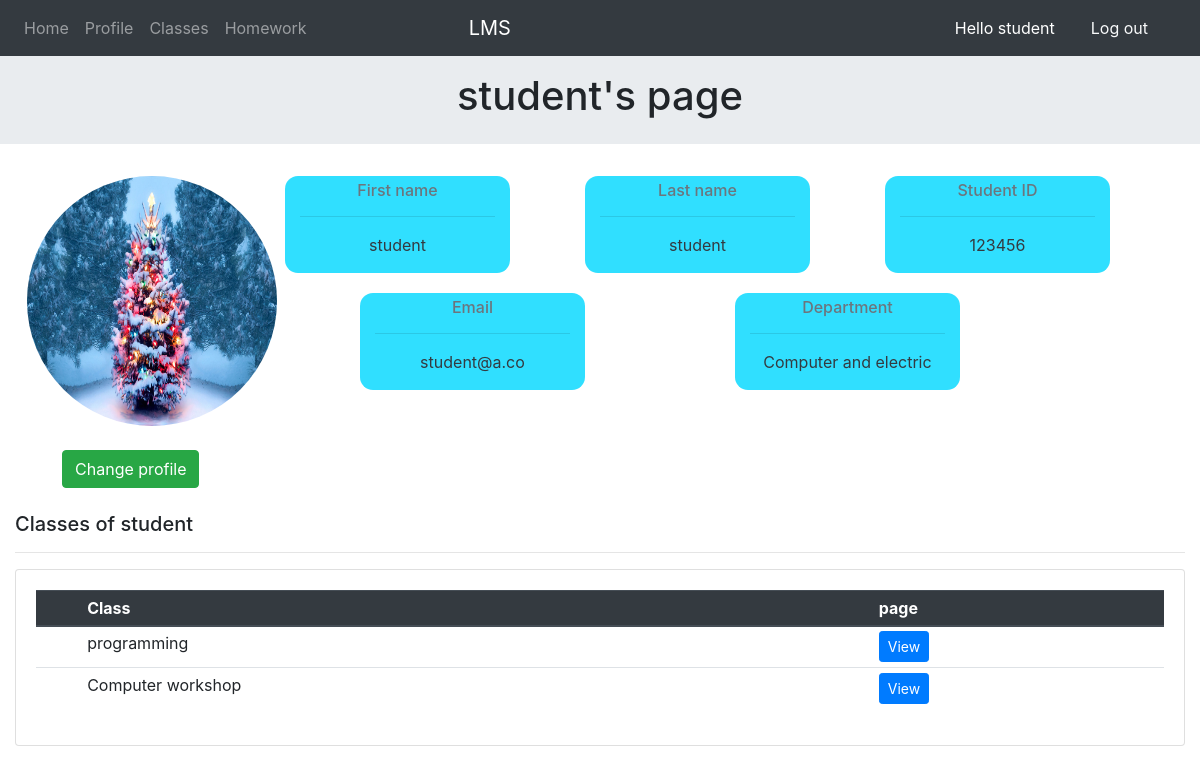
/ (signed in), run on the app's committed database.
### accounts/models.py (models this page shows, shortened)
class Student(models.Model):
    fname = models.CharField(max_length=100, null=True, default=' ')
    lname = models.CharField(max_length=100, null=True, default=' ')
    user = models.OneToOneField(User,null=True,on_delete=models.CASCADE)
    email = models.EmailField(null=True)
    image = models.ImageField(null=True,upload_to=get_path,default='profile.png')
    student_id = models.CharField(max_length=15, null=True, default=' ')
    department = models.ForeignKey(Department, null=True, on_delete=models.SET_NULL)
    classes = models.ManyToManyField(Class)
    def get_classes(self):
        class_list = self.classes.all()
        return class_list

class Department(models.Model):
    name = models.CharField(max_length=100, null=True, default=' ')
    def __str__(self):
        return self.name

class Class(models.Model):
    name = models.CharField(max_length=100, null=True, default=' ')
    major = models.ForeignKey(Major, null=True, on_delete=models.CASCADE)
    def __str__(self):
        return self.name

### accounts/views.py (the view)
# urls.py: path('',views.home, name='home'),
@login_required
def home(request):
    student = request.user.student
    classes = student.get_classes()
    context = {'student': student, 'classes': classes}
    return render(request,'accounts/student.html',context)

### accounts/templates/accounts/student.html (shortened to what this page needs)
{% extends 'accounts/template.html' %}
{% load static %}
{% block content %}
<div class="jumbotron jumbotron-fluid p-3">
    <h1 align="center">{{ request.user }}'s page</h1>
</div>
    <div class="row" style="width: 100%;">
        <div class="col-md-3">
            <img src="{{ student.image.url }}" class="rounded-circle" style="width: 250px;height: 250px; margin-left: 10%;">
            <br>
            <br>
            <a class="btn btn-success" href="{% url 'student_profile' %}" style="margin-left: 23%;">Change profile</a>
        </div>
        <div class="col-md-9">
            <div class="row">
                <div class="col-md-3" style=" border-radius: 13px;background: #30dfff;">
                    <h6 style="text-align: center; margin-top: 5px;" class="text-secondary">First name</h6>
                    <hr>
                    <p style="text-align: center" class="text-dark">{{ student.fname }}</p>
                </div>
                <div class="col-md-1"></div>
                <div class="col-md-3" style=" border-radius: 13px;background: #30dfff;">
                    <h6 style="text-align: center; margin-top: 5px;" class="text-secondary">Last name</h6>
                    <hr>
                    <p style="text-align: center" class="text-dark">{{ student.lname }}</p>
                </div>
                <div class="col-md-1"></div>
                <div class="col-md-3" style=" border-radius: 13px;background: #30dfff;">
                    <h6 style="text-align: center; margin-top: 5px;" class="text-secondary">Student ID</h6>
                    <hr>
                    <p style="text-align: center" class="text-dark">{{ student.student_id }}</p>
                </div>
            </div>
            <div style="height: 20px;"></div>
                <div class="row">
                    <div class="col-md-1"></div>
                    <div class="col-md-3" style=" border-radius: 13px;background: #30dfff;">
                    <h6 style="text-align: center; margin-top: 5px;" class="text-secondary">Email</h6>
                    <hr>
                    <p style="text-align: center" class="text-dark">{{ student.email }}</p>
                </div>
                    <div class="col-md-2"></div>
                    <div class="col-md-3" style=" border-radius: 13px;background: #30dfff;">
                    <h6 style="text-align: center; margin-top: 5px;" class="text-secondary">Department</h6>
                    <hr>
                    <p style="text-align: center" class="text-dark">{{ student.department }}</p>
                </div>
                </div>
            </div>
        </div>
<div class="col">
<br>
		<h5>Classes of {{ request.user }}</h5>
		<hr>
		<div class="card card-body">
			<table class="table table-sm">
            <thead class="thead-dark">
				<tr>
					<th></th>
					<th>Class</th>
					<th>page</th>
				</tr>
                </thead>
                {% for cls in classes %}
                <tr>
					<td></td>
					<td>{{ cls }}</td>
                    <td><a class="btn btn-primary  btn-sm" href="{% url 'lessons' cls.id %}">View</a></td>
				</tr>
                {% endfor %}
            </table>
        </div>
</div>
{% endblock %}

### accounts/templates/accounts/navbar.html
<nav class="navbar smart-scroll navbar-expand-sm navbar-dark bg-dark">
        <div class="collapse navbar-collapse" id="main_nav">
            <ul class="navbar-nav">
                <li class="nav-item"> <a class="nav-link" href="{% url 'home' %}"> Home </a> </li>
                <li class="nav-item"><a class="nav-link" href="{% url 'student_profile' %}"> Profile </a></li>
                <li class="nav-item"><a class="nav-link" href="{% url 'classes' %}"> Classes </a></li>
                <li class="nav-item"><a class="nav-link" href="#"> Homework </a></li>
            </ul>
        </div>
        <div class="text-white" style="margin-right: 38%; font-size: 20px;">LMS</div>
         {% if request.user.is_authenticated %}
            <span style="color: white; margin-right: 20px">Hello {{ request.user }}</span>
            <span ><a href="{% url 'logout' %}" class="text-light nav-link" style="margin-right: 20px">Log out</a> </span>
        {% endif %}
</nav>

### data on the page
Student: image (picture), fname "student", lname "student", student_id "123456", email "student@a.co", department "Computer and electric"
Class: name "programming"
Class: name "Computer workshop"

### other printed values
{{ request.user }} "student"
